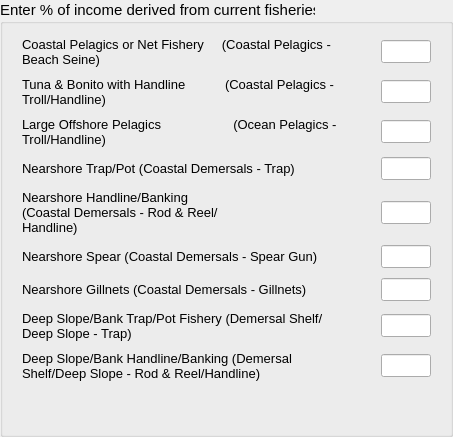
    <widget class="QGroupBox" name="groupBox_4" >
     <property name="font" >
      <font>
       <pointsize>11</pointsize>
      </font>
     </property>
     <property name="title" >
      <string>Enter % of income derived from current fisheries</string>
     </property>
     <layout class="QVBoxLayout" name="verticalLayout_2" >
      <item>
       <widget class="QWidget" native="1" name="widget_57" >
        <layout class="QVBoxLayout" name="verticalLayout_28" >
         <property name="spacing" >
          <number>4</number>
         </property>
         <property name="leftMargin" >
          <number>4</number>
         </property>
         <property name="topMargin" >
          <number>2</number>
         </property>
         <property name="rightMargin" >
          <number>4</number>
         </property>
         <property name="bottomMargin" >
          <number>2</number>
         </property>
         <item>
          <widget class="QWidget" native="1" name="widget_58" >
           <layout class="QHBoxLayout" name="horizontalLayout_37" >
            <property name="spacing" >
             <number>4</number>
            </property>
            <property name="leftMargin" >
             <number>4</number>
            </property>
            <property name="topMargin" >
             <number>0</number>
            </property>
            <property name="rightMargin" >
             <number>4</number>
            </property>
            <property name="bottomMargin" >
             <number>0</number>
            </property>
            <item>
             <widget class="QLabel" name="label_42" >
              <property name="font" >
               <font>
                <pointsize>10</pointsize>
               </font>
              </property>
              <property name="text" >
               <string>Coastal Pelagics or Net Fishery     (Coastal Pelagics - Beach Seine)</string>
              </property>
              <property name="wordWrap" >
               <bool>true</bool>
              </property>
             </widget>
            </item>
            <item>
             <spacer name="horizontalSpacer_3" >
              <property name="orientation" >
               <enum>Qt::Horizontal</enum>
              </property>
              <property name="sizeHint" stdset="0" >
               <size>
                <width>40</width>
                <height>20</height>
               </size>
              </property>
             </spacer>
            </item>
            <item>
             <widget class="QLineEdit" name="fish_pct_1" >
              <property name="maximumSize" >
               <size>
                <width>50</width>
                <height>16777215</height>
               </size>
              </property>
              <property name="font" >
               <font>
                <pointsize>10</pointsize>
               </font>
              </property>
             </widget>
            </item>
           </layout>
          </widget>
         </item>
        </layout>
       </widget>
      </item>
      <item>
       <widget class="QWidget" native="1" name="widget_59" >
        <layout class="QVBoxLayout" name="verticalLayout_29" >
         <property name="spacing" >
          <number>4</number>
         </property>
         <property name="leftMargin" >
          <number>4</number>
         </property>
         <property name="topMargin" >
          <number>2</number>
         </property>
         <property name="rightMargin" >
          <number>4</number>
         </property>
         <property name="bottomMargin" >
          <number>2</number>
         </property>
         <item>
          <widget class="QWidget" native="1" name="widget_60" >
           <layout class="QHBoxLayout" name="horizontalLayout_38" >
            <property name="spacing" >
             <number>4</number>
            </property>
            <property name="leftMargin" >
             <number>4</number>
            </property>
            <property name="topMargin" >
             <number>0</number>
            </property>
            <property name="rightMargin" >
             <number>4</number>
            </property>
            <property name="bottomMargin" >
             <number>0</number>
            </property>
            <item>
             <widget class="QLabel" name="label_43" >
              <property name="font" >
               <font>
                <pointsize>10</pointsize>
               </font>
              </property>
              <property name="text" >
               <string>Tuna &amp; Bonito with Handline           (Coastal Pelagics - Troll/Handline)</string>
              </property>
              <property name="wordWrap" >
               <bool>true</bool>
              </property>
             </widget>
            </item>
            <item>
             <spacer name="horizontalSpacer_3" >
              <property name="orientation" >
               <enum>Qt::Horizontal</enum>
              </property>
              <property name="sizeHint" stdset="0" >
               <size>
                <width>40</width>
                <height>20</height>
               </size>
              </property>
             </spacer>
            </item>
            <item>
             <widget class="QLineEdit" name="fish_pct_2" >
              <property name="maximumSize" >
               <size>
                <width>50</width>
                <height>16777215</height>
               </size>
              </property>
              <property name="font" >
               <font>
                <pointsize>10</pointsize>
               </font>
              </property>
             </widget>
            </item>
           </layout>
          </widget>
         </item>
        </layout>
       </widget>
      </item>
      <item>
       <widget class="QWidget" native="1" name="widget_61" >
        <layout class="QVBoxLayout" name="verticalLayout_30" >
         <property name="spacing" >
          <number>4</number>
         </property>
         <property name="leftMargin" >
          <number>4</number>
         </property>
         <property name="topMargin" >
          <number>2</number>
         </property>
         <property name="rightMargin" >
          <number>4</number>
         </property>
         <property name="bottomMargin" >
          <number>2</number>
         </property>
         <item>
          <widget class="QWidget" native="1" name="widget_62" >
           <layout class="QHBoxLayout" name="horizontalLayout_39" >
            <property name="spacing" >
             <number>4</number>
            </property>
            <property name="leftMargin" >
             <number>4</number>
            </property>
            <property name="topMargin" >
             <number>0</number>
            </property>
            <property name="rightMargin" >
             <number>4</number>
            </property>
            <property name="bottomMargin" >
             <number>0</number>
            </property>
            <item>
             <widget class="QLabel" name="label_44" >
              <property name="font" >
               <font>
                <pointsize>10</pointsize>
               </font>
              </property>
              <property name="text" >
               <string>Large Offshore Pelagics                    (Ocean Pelagics - Troll/Handline)</string>
              </property>
              <property name="wordWrap" >
               <bool>true</bool>
              </property>
             </widget>
            </item>
            <item>
             <spacer name="horizontalSpacer_3" >
              <property name="orientation" >
               <enum>Qt::Horizontal</enum>
              </property>
              <property name="sizeHint" stdset="0" >
               <size>
                <width>40</width>
                <height>20</height>
               </size>
              </property>
             </spacer>
            </item>
            <item>
             <widget class="QLineEdit" name="fish_pct_3" >
              <property name="maximumSize" >
               <size>
                <width>50</width>
                <height>16777215</height>
               </size>
              </property>
              <property name="font" >
               <font>
                <pointsize>10</pointsize>
               </font>
              </property>
             </widget>
            </item>
           </layout>
          </widget>
         </item>
        </layout>
       </widget>
      </item>
      <item>
       <widget class="QWidget" native="1" name="widget_24" >
        <layout class="QVBoxLayout" name="verticalLayout_14" >
         <property name="spacing" >
          <number>4</number>
         </property>
         <property name="leftMargin" >
          <number>4</number>
         </property>
         <property name="topMargin" >
          <number>2</number>
         </property>
         <property name="rightMargin" >
          <number>4</number>
         </property>
         <property name="bottomMargin" >
          <number>2</number>
         </property>
         <item>
          <widget class="QWidget" native="1" name="widget_26" >
           <layout class="QHBoxLayout" name="horizontalLayout_23" >
            <property name="spacing" >
             <number>4</number>
            </property>
            <property name="leftMargin" >
             <number>4</number>
            </property>
            <property name="topMargin" >
             <number>0</number>
            </property>
            <property name="rightMargin" >
             <number>4</number>
            </property>
            <property name="bottomMargin" >
             <number>0</number>
            </property>
            <item>
             <widget class="QLabel" name="label_28" >
              <property name="font" >
               <font>
                <pointsize>10</pointsize>
               </font>
              </property>
              <property name="text" >
               <string>Nearshore Trap/Pot (Coastal Demersals - Trap)</string>
              </property>
             </widget>
            </item>
            <item>
             <spacer name="horizontalSpacer_3" >
              <property name="orientation" >
               <enum>Qt::Horizontal</enum>
              </property>
              <property name="sizeHint" stdset="0" >
               <size>
                <width>5</width>
                <height>20</height>
               </size>
              </property>
             </spacer>
            </item>
            <item>
             <widget class="QLineEdit" name="fish_pct_4" >
              <property name="maximumSize" >
               <size>
                <width>50</width>
                <height>16777215</height>
               </size>
              </property>
              <property name="font" >
               <font>
                <pointsize>10</pointsize>
               </font>
              </property>
             </widget>
            </item>
           </layout>
          </widget>
         </item>
        </layout>
       </widget>
      </item>
      <item>
       <widget class="QWidget" native="1" name="widget_32" >
        <layout class="QVBoxLayout" name="verticalLayout_16" >
         <property name="spacing" >
          <number>4</number>
         </property>
         <property name="leftMargin" >
          <number>4</number>
         </property>
         <property name="topMargin" >
          <number>2</number>
         </property>
         <property name="rightMargin" >
          <number>4</number>
         </property>
         <property name="bottomMargin" >
          <number>2</number>
         </property>
         <item>
          <widget class="QWidget" native="1" name="widget_34" >
           <layout class="QHBoxLayout" name="horizontalLayout_25" >
            <property name="spacing" >
             <number>4</number>
            </property>
            <property name="leftMargin" >
             <number>4</number>
            </property>
            <property name="topMargin" >
             <number>0</number>
            </property>
            <property name="rightMargin" >
             <number>4</number>
            </property>
            <property name="bottomMargin" >
             <number>0</number>
            </property>
            <item>
             <widget class="QLabel" name="label_30" >
              <property name="minimumSize" >
               <size>
                <width>250</width>
                <height>0</height>
               </size>
              </property>
              <property name="maximumSize" >
               <size>
                <width>250</width>
                <height>16777215</height>
               </size>
              </property>
              <property name="font" >
               <font>
                <pointsize>10</pointsize>
               </font>
              </property>
              <property name="text" >
               <string>Nearshore Handline/Banking           (Coastal Demersals - Rod &amp; Reel/Handline)</string>
              </property>
              <property name="wordWrap" >
               <bool>true</bool>
              </property>
             </widget>
            </item>
            <item>
             <spacer name="horizontalSpacer_3" >
              <property name="orientation" >
               <enum>Qt::Horizontal</enum>
              </property>
              <property name="sizeHint" stdset="0" >
               <size>
                <width>40</width>
                <height>20</height>
               </size>
              </property>
             </spacer>
            </item>
            <item>
             <widget class="QLineEdit" name="fish_pct_5" >
              <property name="maximumSize" >
               <size>
                <width>50</width>
                <height>16777215</height>
               </size>
              </property>
              <property name="font" >
               <font>
                <pointsize>10</pointsize>
               </font>
              </property>
             </widget>
            </item>
           </layout>
          </widget>
         </item>
        </layout>
       </widget>
      </item>
      <item>
       <widget class="QWidget" native="1" name="widget_35" >
        <layout class="QVBoxLayout" name="verticalLayout_17" >
         <property name="spacing" >
          <number>4</number>
         </property>
         <property name="leftMargin" >
          <number>4</number>
         </property>
         <property name="topMargin" >
          <number>2</number>
         </property>
         <property name="rightMargin" >
          <number>4</number>
         </property>
         <property name="bottomMargin" >
          <number>2</number>
         </property>
         <item>
          <widget class="QWidget" native="1" name="widget_36" >
           <layout class="QHBoxLayout" name="horizontalLayout_26" >
            <property name="spacing" >
             <number>4</number>
            </property>
            <property name="leftMargin" >
             <number>4</number>
            </property>
            <property name="topMargin" >
             <number>0</number>
            </property>
            <property name="rightMargin" >
             <number>4</number>
            </property>
            <property name="bottomMargin" >
             <number>0</number>
            </property>
            <item>
             <widget class="QLabel" name="label_31" >
              <property name="font" >
               <font>
                <pointsize>10</pointsize>
               </font>
              </property>
              <property name="text" >
               <string>Nearshore Spear (Coastal Demersals - Spear Gun)</string>
              </property>
             </widget>
            </item>
            <item>
             <spacer name="horizontalSpacer_3" >
              <property name="orientation" >
               <enum>Qt::Horizontal</enum>
              </property>
              <property name="sizeHint" stdset="0" >
               <size>
                <width>5</width>
                <height>20</height>
               </size>
              </property>
             </spacer>
            </item>
            <item>
             <widget class="QLineEdit" name="fish_pct_6" >
              <property name="maximumSize" >
               <size>
                <width>50</width>
                <height>16777215</height>
               </size>
              </property>
              <property name="font" >
               <font>
                <pointsize>10</pointsize>
               </font>
              </property>
             </widget>
            </item>
           </layout>
          </widget>
         </item>
        </layout>
       </widget>
      </item>
      <item>
       <widget class="QWidget" native="1" name="widget_37" >
        <layout class="QVBoxLayout" name="verticalLayout_18" >
         <property name="spacing" >
          <number>4</number>
         </property>
         <property name="leftMargin" >
          <number>4</number>
         </property>
         <property name="topMargin" >
          <number>2</number>
         </property>
         <property name="rightMargin" >
          <number>4</number>
         </property>
         <property name="bottomMargin" >
          <number>2</number>
         </property>
         <item>
          <widget class="QWidget" native="1" name="widget_38" >
           <layout class="QHBoxLayout" name="horizontalLayout_27" >
            <property name="spacing" >
             <number>4</number>
            </property>
            <property name="leftMargin" >
             <number>4</number>
            </property>
            <property name="topMargin" >
             <number>0</number>
            </property>
            <property name="rightMargin" >
             <number>4</number>
            </property>
            <property name="bottomMargin" >
             <number>0</number>
            </property>
            <item>
             <widget class="QLabel" name="label_32" >
              <property name="font" >
               <font>
                <pointsize>10</pointsize>
               </font>
              </property>
              <property name="text" >
               <string>Nearshore Gillnets (Coastal Demersals - Gillnets)</string>
              </property>
             </widget>
            </item>
            <item>
             <spacer name="horizontalSpacer_3" >
              <property name="orientation" >
               <enum>Qt::Horizontal</enum>
              </property>
              <property name="sizeHint" stdset="0" >
               <size>
                <width>5</width>
                <height>20</height>
               </size>
              </property>
             </spacer>
            </item>
            <item>
             <widget class="QLineEdit" name="fish_pct_7" >
              <property name="maximumSize" >
               <size>
                <width>50</width>
                <height>16777215</height>
               </size>
              </property>
              <property name="font" >
               <font>
                <pointsize>10</pointsize>
               </font>
              </property>
             </widget>
            </item>
           </layout>
          </widget>
         </item>
        </layout>
       </widget>
      </item>
      <item>
       <widget class="QWidget" native="1" name="widget_39" >
        <layout class="QVBoxLayout" name="verticalLayout_19" >
         <property name="spacing" >
          <number>4</number>
         </property>
         <property name="leftMargin" >
          <number>4</number>
         </property>
         <property name="topMargin" >
          <number>2</number>
         </property>
         <property name="rightMargin" >
          <number>4</number>
         </property>
         <property name="bottomMargin" >
          <number>2</number>
         </property>
         <item>
          <widget class="QWidget" native="1" name="widget_40" >
           <layout class="QHBoxLayout" name="horizontalLayout_28" >
            <property name="spacing" >
             <number>4</number>
            </property>
            <property name="leftMargin" >
             <number>4</number>
            </property>
            <property name="topMargin" >
             <number>0</number>
            </property>
            <property name="rightMargin" >
             <number>4</number>
            </property>
            <property name="bottomMargin" >
             <number>0</number>
            </property>
            <item>
             <widget class="QLabel" name="label_33" >
              <property name="font" >
               <font>
                <pointsize>10</pointsize>
               </font>
              </property>
              <property name="text" >
               <string>Deep Slope/Bank Trap/Pot Fishery (Demersal Shelf/Deep Slope - Trap)</string>
              </property>
              <property name="wordWrap" >
               <bool>true</bool>
              </property>
             </widget>
            </item>
            <item>
             <spacer name="horizontalSpacer_3" >
              <property name="orientation" >
               <enum>Qt::Horizontal</enum>
              </property>
              <property name="sizeHint" stdset="0" >
               <size>
                <width>40</width>
                <height>20</height>
               </size>
              </property>
             </spacer>
            </item>
            <item>
             <widget class="QLineEdit" name="fish_pct_8" >
              <property name="maximumSize" >
               <size>
                <width>50</width>
                <height>16777215</height>
               </size>
              </property>
              <property name="font" >
               <font>
                <pointsize>10</pointsize>
               </font>
              </property>
             </widget>
            </item>
           </layout>
          </widget>
         </item>
        </layout>
       </widget>
      </item>
      <item>
       <widget class="QWidget" native="1" name="widget_41" >
        <layout class="QVBoxLayout" name="verticalLayout_20" >
         <property name="spacing" >
          <number>4</number>
         </property>
         <property name="leftMargin" >
          <number>4</number>
         </property>
         <property name="topMargin" >
          <number>2</number>
         </property>
         <property name="rightMargin" >
          <number>4</number>
         </property>
         <property name="bottomMargin" >
          <number>2</number>
         </property>
         <item>
          <widget class="QWidget" native="1" name="widget_42" >
           <layout class="QHBoxLayout" name="horizontalLayout_29" >
            <property name="spacing" >
             <number>4</number>
            </property>
            <property name="leftMargin" >
             <number>4</number>
            </property>
            <property name="topMargin" >
             <number>0</number>
            </property>
            <property name="rightMargin" >
             <number>4</number>
            </property>
            <property name="bottomMargin" >
             <number>0</number>
            </property>
            <item>
             <widget class="QLabel" name="label_34" >
              <property name="minimumSize" >
               <size>
                <width>270</width>
                <height>0</height>
               </size>
              </property>
              <property name="maximumSize" >
               <size>
                <width>270</width>
                <height>16777215</height>
               </size>
              </property>
              <property name="font" >
               <font>
                <pointsize>10</pointsize>
               </font>
              </property>
              <property name="text" >
               <string>Deep Slope/Bank Handline/Banking (Demersal Shelf/Deep Slope - Rod &amp; Reel/Handline)</string>
              </property>
              <property name="wordWrap" >
               <bool>true</bool>
              </property>
             </widget>
            </item>
            <item>
             <spacer name="horizontalSpacer_3" >
              <property name="orientation" >
               <enum>Qt::Horizontal</enum>
              </property>
              <property name="sizeHint" stdset="0" >
               <size>
                <width>5</width>
                <height>20</height>
               </size>
              </property>
             </spacer>
            </item>
            <item>
             <widget class="QLineEdit" name="fish_pct_9" >
              <property name="maximumSize" >
               <size>
                <width>50</width>
                <height>16777215</height>
               </size>
              </property>
              <property name="font" >
               <font>
                <pointsize>10</pointsize>
               </font>
              </property>
             </widget>
            </item>
           </layout>
          </widget>
         </item>
        </layout>
       </widget>
      </item>
      <item>
       <spacer name="verticalSpacer_2" >
        <property name="orientation" >
         <enum>Qt::Vertical</enum>
        </property>
        <property name="sizeHint" stdset="0" >
         <size>
          <width>20</width>
          <height>40</height>
         </size>
        </property>
       </spacer>
      </item>
     </layout>
    </widget>
